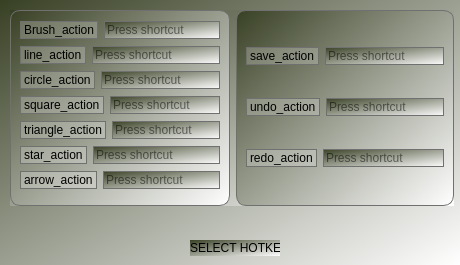
<?xml version="1.0" encoding="UTF-8"?>
<ui version="4.0">
 <class>Form</class>
 <widget class="QWidget" name="Form">
  <property name="geometry">
   <rect>
    <x>0</x>
    <y>0</y>
    <width>460</width>
    <height>265</height>
   </rect>
  </property>
  <property name="windowTitle">
   <string>HOTKEYS</string>
  </property>
  <property name="styleSheet">
   <string notr="true">background-color: qlineargradient(spread:pad, x1:0, y1:0, x2:1, y2:1, stop:0 rgba(56, 64, 36, 255), stop:1 rgba(255, 255, 255, 255));</string>
  </property>
  <widget class="QLabel" name="label_11">
   <property name="geometry">
    <rect>
     <x>190</x>
     <y>240</y>
     <width>90</width>
     <height>16</height>
    </rect>
   </property>
   <property name="text">
    <string>SELECT HOTKEYS</string>
   </property>
  </widget>
  <widget class="QWidget" name="">
   <property name="geometry">
    <rect>
     <x>10</x>
     <y>10</y>
     <width>444</width>
     <height>196</height>
    </rect>
   </property>
   <layout class="QHBoxLayout" name="horizontalLayout_11">
    <item>
     <widget class="QFrame" name="">
      <property name="styleSheet">
       <string notr="true">border: 1px solid;
border-radius: 10px;
border-color: rgb(112, 112, 112);</string>
      </property>
      <layout class="QVBoxLayout" name="verticalLayout">
       <item>
        <layout class="QHBoxLayout" name="horizontalLayout">
         <item>
          <widget class="QLabel" name="label">
           <property name="styleSheet">
            <string notr="true">background: rgba(255, 255, 255, 60);
font: 900 9pt &quot;Arial Black&quot;;</string>
           </property>
           <property name="text">
            <string>Brush_action</string>
           </property>
          </widget>
         </item>
         <item>
          <widget class="QKeySequenceEdit" name="keySequenceEdit"/>
         </item>
        </layout>
       </item>
       <item>
        <layout class="QHBoxLayout" name="horizontalLayout_5">
         <item>
          <widget class="QLabel" name="label_2">
           <property name="styleSheet">
            <string notr="true">background: rgba(255, 255, 255, 60);
font: 900 9pt &quot;Arial Black&quot;;</string>
           </property>
           <property name="text">
            <string>line_action</string>
           </property>
          </widget>
         </item>
         <item>
          <widget class="QKeySequenceEdit" name="keySequenceEdit_2"/>
         </item>
        </layout>
       </item>
       <item>
        <layout class="QHBoxLayout" name="horizontalLayout_6">
         <item>
          <widget class="QLabel" name="label_3">
           <property name="styleSheet">
            <string notr="true">background: rgba(255, 255, 255, 60);
font: 900 9pt &quot;Arial Black&quot;;</string>
           </property>
           <property name="text">
            <string>circle_action</string>
           </property>
          </widget>
         </item>
         <item>
          <widget class="QKeySequenceEdit" name="keySequenceEdit_3"/>
         </item>
        </layout>
       </item>
       <item>
        <layout class="QHBoxLayout" name="horizontalLayout_7">
         <item>
          <widget class="QLabel" name="label_4">
           <property name="styleSheet">
            <string notr="true">background: rgba(255, 255, 255, 60);
font: 900 9pt &quot;Arial Black&quot;;</string>
           </property>
           <property name="text">
            <string>square_action</string>
           </property>
          </widget>
         </item>
         <item>
          <widget class="QKeySequenceEdit" name="keySequenceEdit_4"/>
         </item>
        </layout>
       </item>
       <item>
        <layout class="QHBoxLayout" name="horizontalLayout_2">
         <item>
          <widget class="QLabel" name="label_5">
           <property name="styleSheet">
            <string notr="true">background: rgba(255, 255, 255, 60);
font: 900 9pt &quot;Arial Black&quot;;</string>
           </property>
           <property name="text">
            <string>triangle_action</string>
           </property>
          </widget>
         </item>
         <item>
          <widget class="QKeySequenceEdit" name="keySequenceEdit_5"/>
         </item>
        </layout>
       </item>
       <item>
        <layout class="QHBoxLayout" name="horizontalLayout_3">
         <item>
          <widget class="QLabel" name="label_6">
           <property name="styleSheet">
            <string notr="true">background: rgba(255, 255, 255, 60);
font: 900 9pt &quot;Arial Black&quot;;</string>
           </property>
           <property name="text">
            <string>star_action</string>
           </property>
          </widget>
         </item>
         <item>
          <widget class="QKeySequenceEdit" name="keySequenceEdit_6"/>
         </item>
        </layout>
       </item>
       <item>
        <layout class="QHBoxLayout" name="horizontalLayout_4">
         <item>
          <widget class="QLabel" name="label_7">
           <property name="styleSheet">
            <string notr="true">background: rgba(255, 255, 255, 60);
font: 900 9pt &quot;Arial Black&quot;;</string>
           </property>
           <property name="text">
            <string>arrow_action</string>
           </property>
          </widget>
         </item>
         <item>
          <widget class="QKeySequenceEdit" name="keySequenceEdit_7"/>
         </item>
        </layout>
       </item>
      </layout>
     </widget>
    </item>
    <item>
     <widget class="QFrame" name="">
      <property name="styleSheet">
       <string notr="true">border: 1px solid;
border-radius: 10px;
border-color: rgb(112, 112, 112);</string>
      </property>
      <layout class="QVBoxLayout" name="verticalLayout_2">
       <item>
        <layout class="QHBoxLayout" name="horizontalLayout_8">
         <item>
          <widget class="QLabel" name="label_8">
           <property name="styleSheet">
            <string notr="true">background: rgba(255, 255, 255, 60);
font: 900 9pt &quot;Arial Black&quot;;</string>
           </property>
           <property name="text">
            <string>save_action</string>
           </property>
          </widget>
         </item>
         <item>
          <widget class="QKeySequenceEdit" name="keySequenceEdit_8"/>
         </item>
        </layout>
       </item>
       <item>
        <layout class="QHBoxLayout" name="horizontalLayout_9">
         <item>
          <widget class="QLabel" name="label_9">
           <property name="styleSheet">
            <string notr="true">background: rgba(255, 255, 255, 60);
font: 900 9pt &quot;Arial Black&quot;;</string>
           </property>
           <property name="text">
            <string>undo_action</string>
           </property>
          </widget>
         </item>
         <item>
          <widget class="QKeySequenceEdit" name="keySequenceEdit_9"/>
         </item>
        </layout>
       </item>
       <item>
        <layout class="QHBoxLayout" name="horizontalLayout_10">
         <item>
          <widget class="QLabel" name="label_10">
           <property name="styleSheet">
            <string notr="true">background: rgba(255, 255, 255, 60);
font: 900 9pt &quot;Arial Black&quot;;</string>
           </property>
           <property name="text">
            <string>redo_action</string>
           </property>
          </widget>
         </item>
         <item>
          <widget class="QKeySequenceEdit" name="keySequenceEdit_10"/>
         </item>
        </layout>
       </item>
      </layout>
     </widget>
    </item>
   </layout>
  </widget>
 </widget>
 <resources/>
 <connections/>
</ui>
